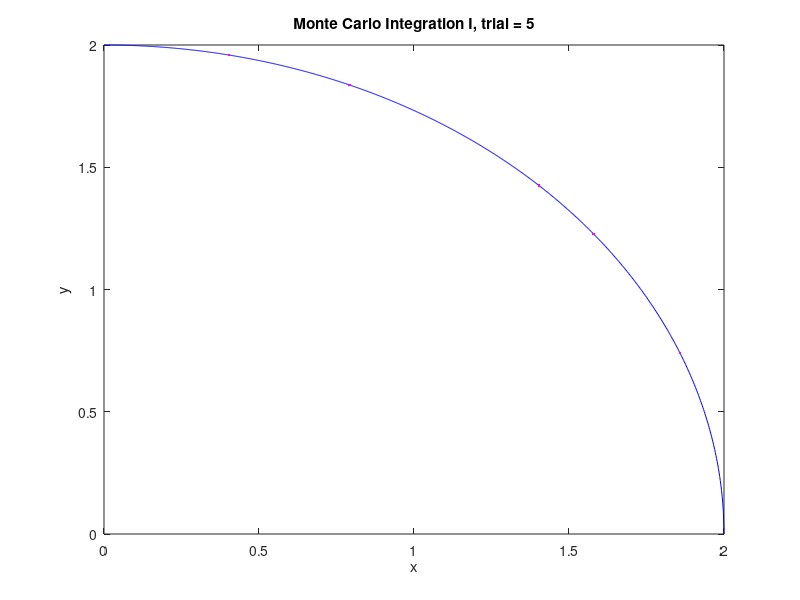

MATLAB code for this plot:
% Monte Carlo integration - evaluates f(x) at randomly sampled x
%

clear;
clf;

% integrand f(x), defined as an "anonymous function" in Matlab
%
f = @(x) sqrt(4. - x*x);

% read computational parameters
%
n = input('Number of random x values per trial = ');
Ntrials = input('Number of independent trials = ');

% initialize RNG 
% - Matlab uses the Mersenne Twister algorithm by default, which is good enough for us
%
%s = RandStream('mt19937ar','Seed',0);
%RandStream.setGlobalStream(s);



% plot the integrand function
%
x1 = 0;
x2 = 2;
n1 = 1000;
dx = (x2 - x1) / n1;
x = zeros(n + 1, 1);
y = zeros(n + 1, 1);
for i = 1:(n1 + 1)
   x(i) = x1 + (i - 1) * dx;
   y(i) = f(x(i));
end
plot(x, y, 'b');
hold on;
xlabel('x');
ylabel('y');


% plot the MC integration progress in colors - turn plots off for speed
%
col(1) = 'r';
col(2) = 'm';
col(3) = 'g';
col(4) = 'b';
col(5) = 'y';
sum = 0;
sum2 = 0;
for j = 1:Ntrials
   r = 0;
   title(['Monte Carlo Integration I, trial = ',num2str(j)]);
   for i = 1:n
      t = rand * (x2 - x1) + x1;
      v = f(t);
      xx(i) = t;
      yy(i) = v;
      r = r + v;
   end
   %% COMMENT THIS BLOCK OUT FOR SPEED
   if (j == 1 || mod(j, 51) == 0);  % only plotting every 51st trial
      k = mod(j, 5) + 1;
      scatter(xx, yy, col(k), '.');
      pause(0.1);
   end
   %% UNTIL HERE
   s = r * (x2 - x1) / n;
   sum = sum + s;
   sum2 = sum2 + s^2;
end

% simple statistics in command window. "err" refers to the standard error of the mean
%
mean = sum / Ntrials;
var = sum2 / Ntrials - mean^2;
sd = sqrt(var);
err = sd / sqrt(Ntrials);
X = sprintf(' n = %d, trials = %d, mean = %0.5f, sd = %0.5f, err = %0.5f', ...
            n, Ntrials, mean, sd, err);
disp(X);

% compare to numerical integration by quadrature
% - Matlab has a routine that does just that
%
v = quad(f, 0, 2);
Y = sprintf(' Matlab Quadrature Result = %0.10f', v);
disp(Y);

